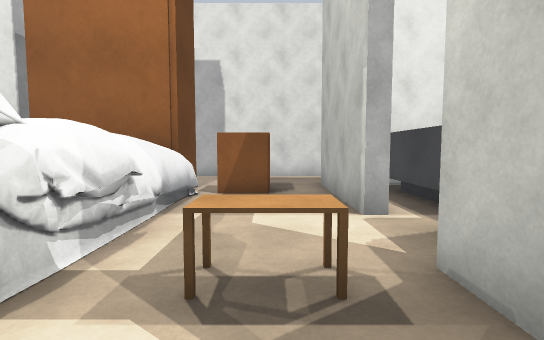
view 1 (above)

24 first-person views from a walk through a world built for the Gazebo simulator. The camera is 1.2 m above the floor, tilts 4° down and sees 85° across. The floor is counted in squares, 1 m on a side. Each view is taken from the middle of a square. On the plan, view 1 faces up. The plan holds only what a view shows up to about 13 squares ahead; the rest is blank. Simple shapes stand in for some stock models.

view 2
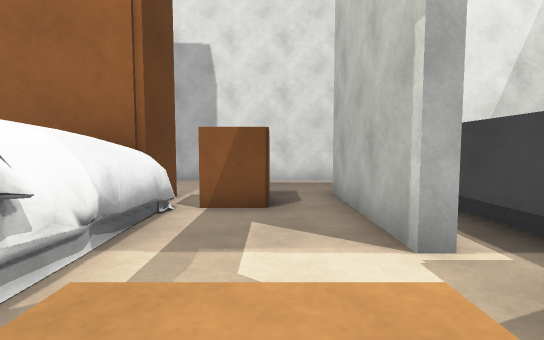

view 3
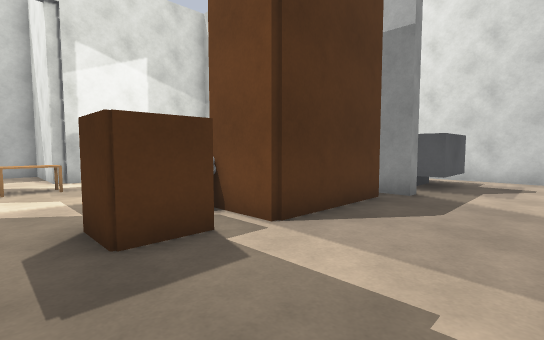

view 4
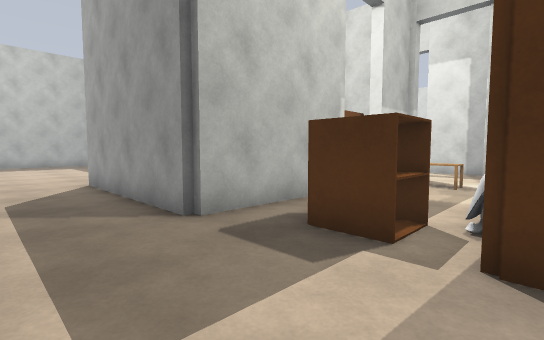

view 5
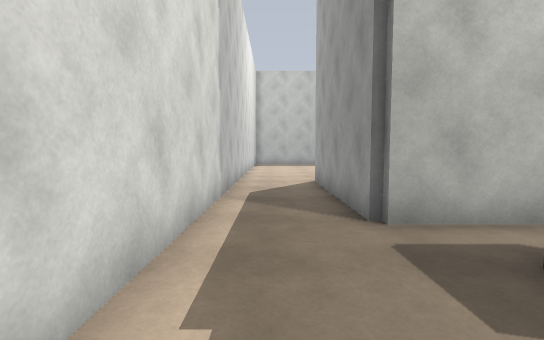

view 6
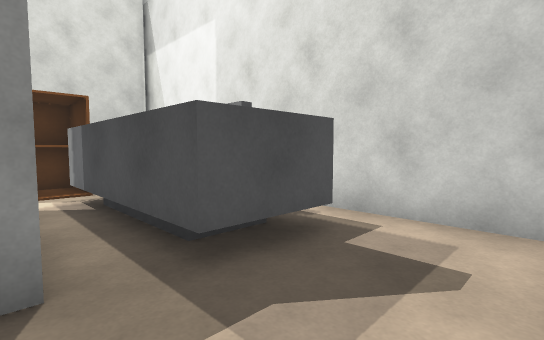

view 7
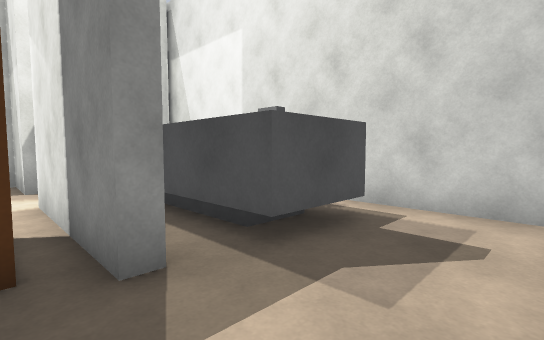

view 8
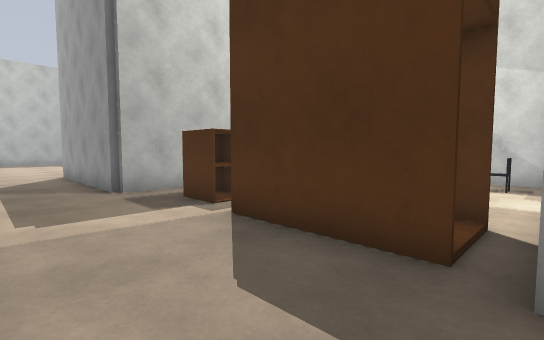

view 9
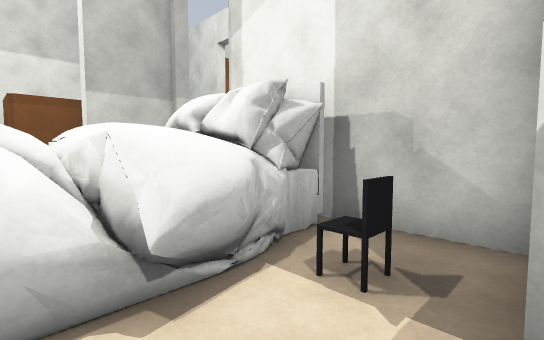

view 10
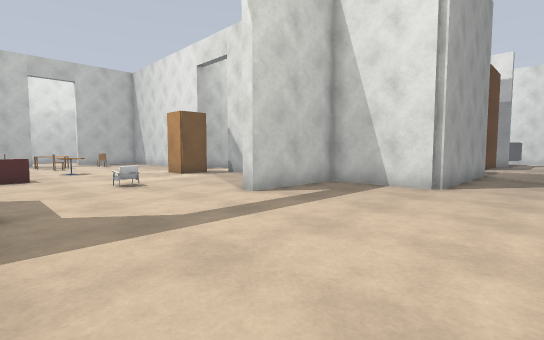

view 11
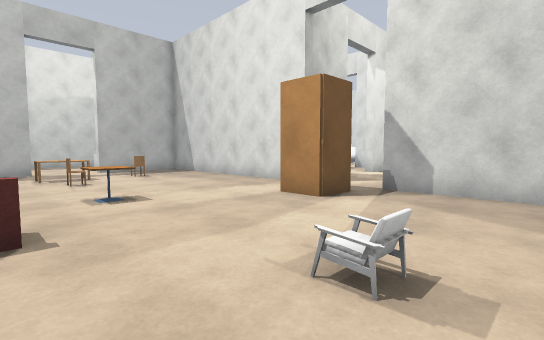

view 12
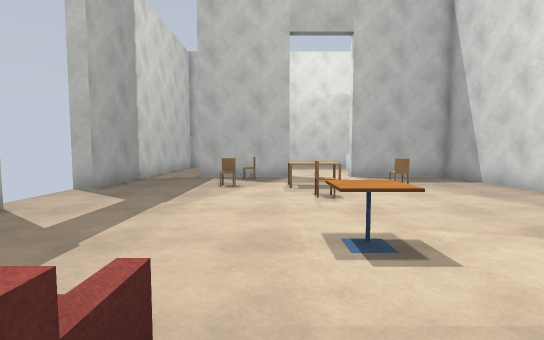

view 13
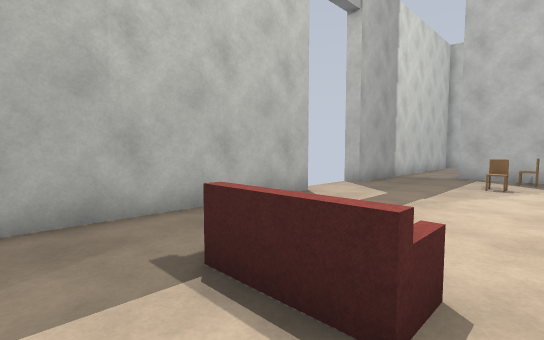

view 14
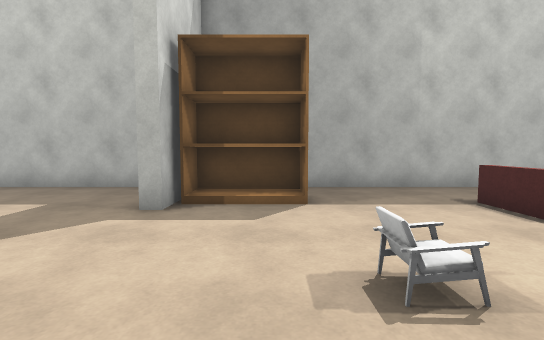

view 15
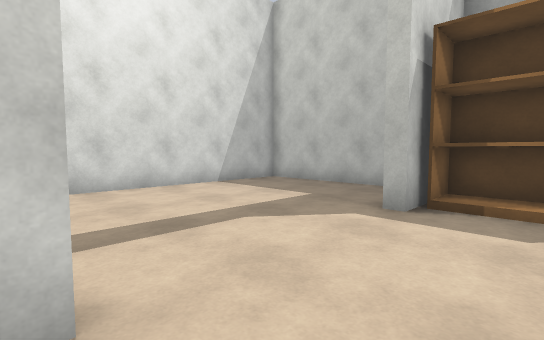

view 16
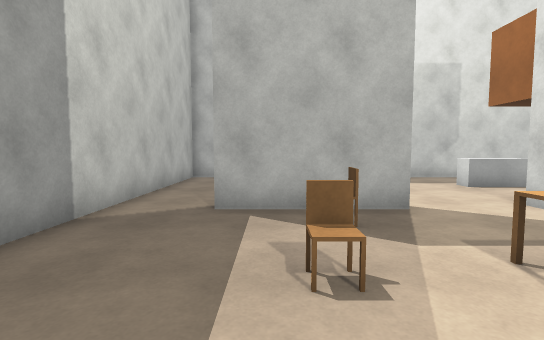

view 17
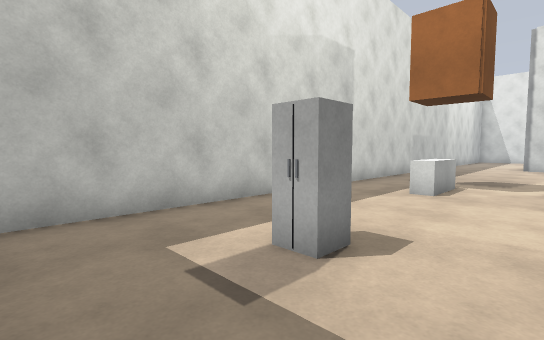

view 18
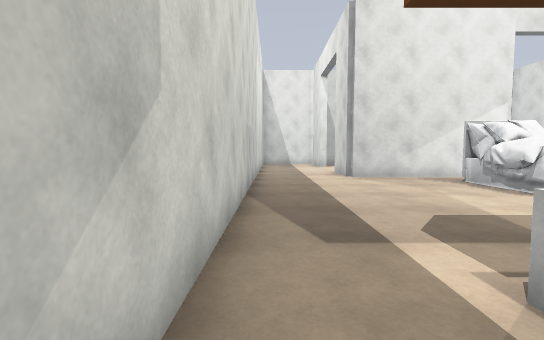

view 19
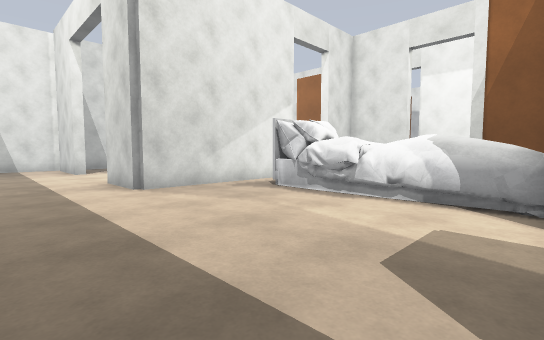

view 20
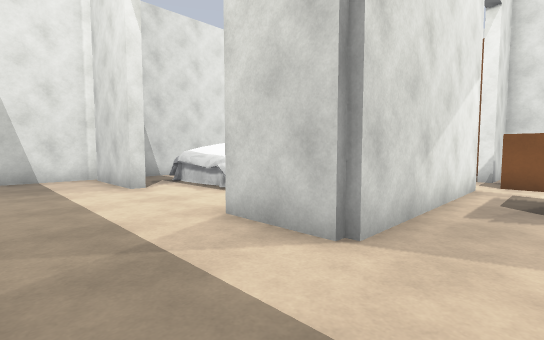

view 21
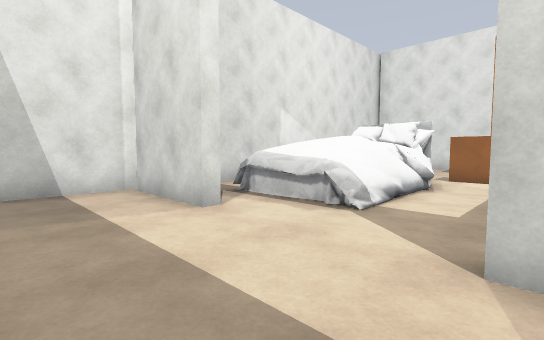

view 22
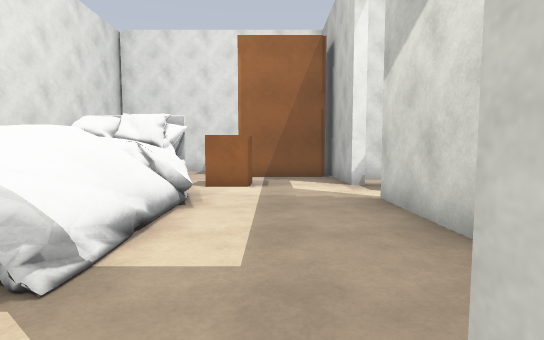

view 23
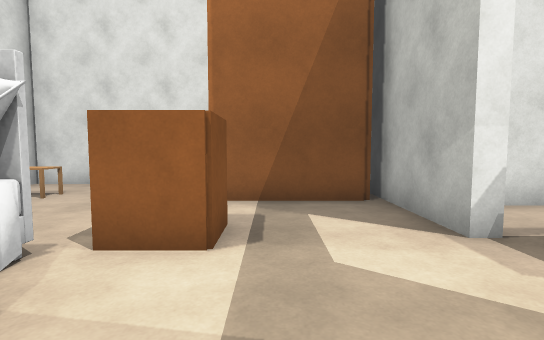

view 24
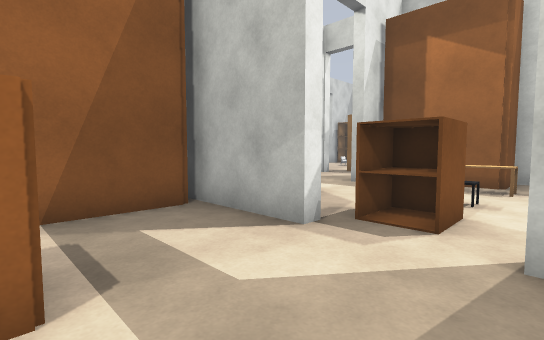

### Floor plan
Points are (right, up) in squares from view 1. A wall is a line through its corners. A room is listed if a view was taken in it or the views show most of it. See-through windows are left out.
Room 1 (views 1, 2, 3, 4, 5, 6, 7, 8, 9)
walls: (2.2, 5.3) (1.7, 5.3) (1.7, 10.4) (8.4, 10.4); (-7.4, 10.2) (-6.9, 10.2) (-6.9, 5.2); (-6.9, 3) (-6.9, 0.6) (-4.8, 0.6); (1.7, 1.8) (1.7, 3); (-0.9, -0.4) (-0.9, -3.3) (0.4, -3.3); (-12.2, 12.9) (-12.2, 9); (10.1, 13.3) (-3.8, 13.3)
ways out: opening at (8.7, 12) to room 2; opening at (-8, 5); opening at (-7, 4.5); opening at (2, 4.5)
objects: office chair (-6, 2); wardrobe (-6, 8) to (-2, 10); bed (-5, 1) to (-2, 7); door leaf (-1, 0); nightstand (-1, 8) to (0, 9); desk (0, 3)
Room 2 (views 10, 11, 12, 13, 14, 15, 16, 17, 18, 19, 20, 21, 22, 23, 24)
walls: (8, -8.1) (8, -7.6); (8.4, -4) (8.4, -5.9); (8.4, -8.1) (8.4, -12.9) (12.5, -12.9) (12.5, -13.4); (5.4, -3.7) (4.9, -3.7); (1.9, -3.7) (-0.9, -3.7); (-0.9, -4.1) (-0.9, -6.1) (-1.3, -6.1) (-1.3, -1.9); (-0.9, -8.6) (-0.9, -15.7) (-3.5, -15.7); (8.4, 3.8) (8.4, 0); (-1.3, -12.1) (-1.3, -8.8); (15.1, -12.9) (19.2, -12.9); (21.4, -6) (21.4, 2.9); (14.2, -19.7) (21.4, -19.7) (21.4, -8.9); (-0.5, -19.7) (12.1, -19.7); (8.4, 10.4) (8.4, 6.6) (12.5, 6.6) (12.5, 6.2) (12, 6.2); (18.5, 6.2) (17.8, 6.2) (17.8, 6.6); (-8.3, -15.2) (-8.3, -15.7) (-11.8, -15.7); (-10.2, 0.2) (-12.1, 0.2); (-12.2, -9.6) (-12.2, -12.6); (21.4, 8.1) (21.4, 13.3) (13.6, 13.3); (-12.2, -15.5) (-12.2, -18.8)
ways out: opening at (8.7, 12) to room 1; gap at (22, -9); gap at (22, -6)
objects: desk (-11, -3) to (-10, -2); bed (-10, -13) to (-6, -7); nightstand (-6, -6) to (-5, -5); wardrobe (-5, -3) to (-2, -3); nightstand (0, -8) to (1, -7); bed (1, -12) to (7, -10); office chair (2, -7); desk (5, -8) to (5, -7); wardrobe (6, -8) to (7, -5); counter (10, -17) to (11, -17); TV cabinet (10, -2) to (11, -1); chair (12, -10); dining table (14, -10) to (15, -9); armchair (14, 3) to (15, 3); chair (15, -8); cafe table (15, -4) to (15, -3); fridge (17, -16); chair (17, -12); chair (17, -10); sofa (17, -1) to (18, -1); bookshelf (19, 3) to (19, 6)

Positions as (right, up) in squares from view 1, and headings:
1: (0, 0), facing up
2: (0, 2), facing up
3: (1, 13), facing down-left
4: (-3, 13), facing down-right
5: (-3, 12), facing right
6: (-7, 13), facing down-left
7: (-6, 13), facing down-left
8: (-7, 13), facing down-right
9: (-7, 5), facing down-right
10: (18, 13), facing down-left
11: (17, 4), facing down-left
12: (16, 0), facing down
13: (16, 1), facing down-right
14: (12, 4), facing right
15: (12, 4), facing up-right
16: (18, -7), facing down
17: (20, -14), facing down-left
18: (12, -19), facing left
19: (8, -19), facing up-left
20: (1, -19), facing up-left
21: (-3, -19), facing up-left
22: (-4, -16), facing up
23: (-4, -10), facing up
24: (-5, -9), facing up-right
